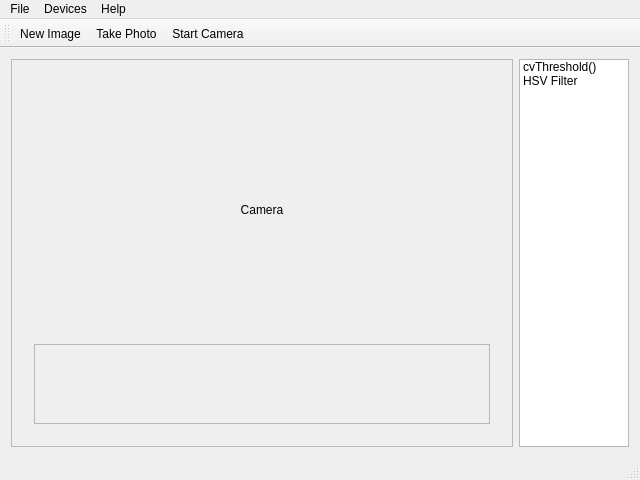
<?xml version="1.0" encoding="UTF-8"?>
<ui version="4.0">
 <class>MainWindow</class>
 <widget class="QMainWindow" name="MainWindow">
  <property name="geometry">
   <rect>
    <x>0</x>
    <y>0</y>
    <width>640</width>
    <height>480</height>
   </rect>
  </property>
  <property name="minimumSize">
   <size>
    <width>640</width>
    <height>480</height>
   </size>
  </property>
  <property name="windowTitle">
   <string>MainWindow</string>
  </property>
  <widget class="QWidget" name="centralWidget">
   <layout class="QHBoxLayout" name="horizontalLayout_2">
    <item>
     <widget class="QFrame" name="frame">
      <property name="frameShape">
       <enum>QFrame::StyledPanel</enum>
      </property>
      <property name="frameShadow">
       <enum>QFrame::Raised</enum>
      </property>
      <layout class="QVBoxLayout" name="verticalLayout">
       <item>
        <widget class="QStackedWidget" name="stackedWidget">
         <property name="currentIndex">
          <number>1</number>
         </property>
         <widget class="QWidget" name="page">
          <layout class="QHBoxLayout" name="horizontalLayout">
           <item>
            <widget class="QLabel" name="camImageLabel">
             <property name="sizePolicy">
              <sizepolicy hsizetype="Expanding" vsizetype="Preferred">
               <horstretch>0</horstretch>
               <verstretch>0</verstretch>
              </sizepolicy>
             </property>
             <property name="text">
              <string>Camera</string>
             </property>
             <property name="alignment">
              <set>Qt::AlignCenter</set>
             </property>
            </widget>
           </item>
           <item>
            <widget class="QGroupBox" name="groupBox">
             <property name="sizePolicy">
              <sizepolicy hsizetype="Fixed" vsizetype="Preferred">
               <horstretch>0</horstretch>
               <verstretch>0</verstretch>
              </sizepolicy>
             </property>
             <property name="title">
              <string>GroupBox</string>
             </property>
             <layout class="QHBoxLayout" name="horizontalLayout_3">
              <item>
               <widget class="QCheckBox" name="checkBoxEnableBinaryThreshold">
                <property name="sizePolicy">
                 <sizepolicy hsizetype="Fixed" vsizetype="Fixed">
                  <horstretch>0</horstretch>
                  <verstretch>0</verstretch>
                 </sizepolicy>
                </property>
                <property name="text">
                 <string>Threshold</string>
                </property>
               </widget>
              </item>
              <item>
               <widget class="QSpinBox" name="spiBoxEnableBinaryThreshold">
                <property name="sizePolicy">
                 <sizepolicy hsizetype="Fixed" vsizetype="Fixed">
                  <horstretch>0</horstretch>
                  <verstretch>0</verstretch>
                 </sizepolicy>
                </property>
                <property name="maximum">
                 <number>255</number>
                </property>
                <property name="value">
                 <number>127</number>
                </property>
               </widget>
              </item>
             </layout>
            </widget>
           </item>
          </layout>
         </widget>
         <widget class="QWidget" name="page_2">
          <layout class="QVBoxLayout" name="verticalLayout_2">
           <item>
            <widget class="QLabel" name="singleCamImgLabel">
             <property name="sizePolicy">
              <sizepolicy hsizetype="Expanding" vsizetype="Preferred">
               <horstretch>0</horstretch>
               <verstretch>0</verstretch>
              </sizepolicy>
             </property>
             <property name="text">
              <string>Camera</string>
             </property>
             <property name="alignment">
              <set>Qt::AlignCenter</set>
             </property>
            </widget>
           </item>
           <item>
            <widget class="QScrollArea" name="scrollArea">
             <property name="maximumSize">
              <size>
               <width>16777215</width>
               <height>80</height>
              </size>
             </property>
             <property name="verticalScrollBarPolicy">
              <enum>Qt::ScrollBarAlwaysOff</enum>
             </property>
             <property name="widgetResizable">
              <bool>true</bool>
             </property>
             <widget class="QWidget" name="scrollAreaWidgetContents">
              <property name="geometry">
               <rect>
                <x>0</x>
                <y>0</y>
                <width>466</width>
                <height>78</height>
               </rect>
              </property>
             </widget>
            </widget>
           </item>
          </layout>
         </widget>
        </widget>
       </item>
      </layout>
     </widget>
    </item>
    <item>
     <widget class="QListWidget" name="functionsList">
      <property name="sizePolicy">
       <sizepolicy hsizetype="Fixed" vsizetype="Preferred">
        <horstretch>0</horstretch>
        <verstretch>0</verstretch>
       </sizepolicy>
      </property>
      <property name="maximumSize">
       <size>
        <width>110</width>
        <height>16777215</height>
       </size>
      </property>
      <item>
       <property name="text">
        <string>cvThreshold()</string>
       </property>
      </item>
      <item>
       <property name="text">
        <string>HSV Filter</string>
       </property>
      </item>
     </widget>
    </item>
   </layout>
  </widget>
  <widget class="QMenuBar" name="menuBar">
   <property name="geometry">
    <rect>
     <x>0</x>
     <y>0</y>
     <width>640</width>
     <height>22</height>
    </rect>
   </property>
   <widget class="QMenu" name="menuFile">
    <property name="title">
     <string>File</string>
    </property>
    <addaction name="actionNew_Project"/>
    <addaction name="actionOpen_Porject"/>
    <addaction name="actionClose_Project"/>
   </widget>
   <widget class="QMenu" name="menuDevices">
    <property name="title">
     <string>Devices</string>
    </property>
   </widget>
   <widget class="QMenu" name="menuHelp">
    <property name="title">
     <string>Help</string>
    </property>
    <addaction name="actionAbout"/>
   </widget>
   <addaction name="menuFile"/>
   <addaction name="menuDevices"/>
   <addaction name="menuHelp"/>
  </widget>
  <widget class="QToolBar" name="mainToolBar">
   <attribute name="toolBarArea">
    <enum>TopToolBarArea</enum>
   </attribute>
   <attribute name="toolBarBreak">
    <bool>false</bool>
   </attribute>
   <addaction name="actionNew_Image"/>
   <addaction name="actionTake_Photo"/>
   <addaction name="actionStart_Camera"/>
  </widget>
  <widget class="QStatusBar" name="statusBar"/>
  <action name="actionNew_Project">
   <property name="text">
    <string>New Project</string>
   </property>
  </action>
  <action name="actionOpen_Porject">
   <property name="text">
    <string>Open Porject</string>
   </property>
  </action>
  <action name="actionClose_Project">
   <property name="text">
    <string>Close Project</string>
   </property>
  </action>
  <action name="actionAbout">
   <property name="text">
    <string>About</string>
   </property>
  </action>
  <action name="actionNew_Image">
   <property name="text">
    <string>New Image</string>
   </property>
  </action>
  <action name="actionTake_Photo">
   <property name="text">
    <string>Take Photo</string>
   </property>
  </action>
  <action name="actionStart_Camera">
   <property name="text">
    <string>Start Camera</string>
   </property>
  </action>
 </widget>
 <layoutdefault spacing="6" margin="11"/>
 <resources/>
 <connections/>
</ui>
